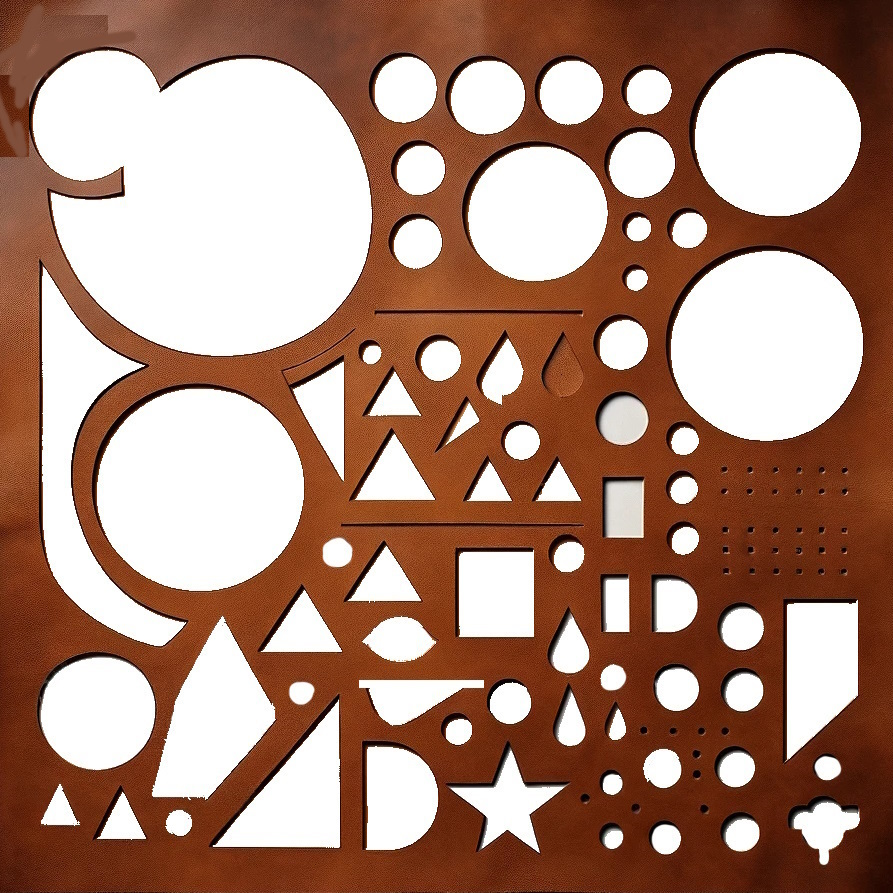
#> input picture leather_board_outline/CIRCOLOOS_leatherboard_white.jpg, 893 x 893 px
$ python -i outline_detection_fabric_irregular.py   (imports and definitions only)
#> lines starting #> are read from the running program, lines starting #| are printed output that depends on the picture; after the words box and inside, x2 and y2 are one past the last pixel; in counts of white or black regions, pixels touching at a corner belong together; long printed decimals are rounded
import cv2
import numpy as np
import random

from skimage import io, color, measure
from skimage.feature import canny
import matplotlib.pyplot as plt
import numpy as np
import matplotlib.pyplot as plt
import random
from shapely.geometry import Polygon
from shapely.geometry import LineString
from skimage.filters import threshold_otsu
from skimage.measure import find_contours, approximate_polygon
import geojson
from shapely.ops import cascaded_union


# Function to generate a random color
def random_color():
    return [random.uniform(0, 1) for _ in range(3)]

# [25 lines left out: functions calculate_average_pixel_to_m_ratio, polygon_to_geojson, not called in this run]


def outline_detection(image):
    # image = io.imread(image_path)
    # Flip the image horizontally (along the vertical axis)
    # image = np.fliplr(image)
# Convert the image to grayscale
    gray_image_non_white = color.rgb2gray(image)
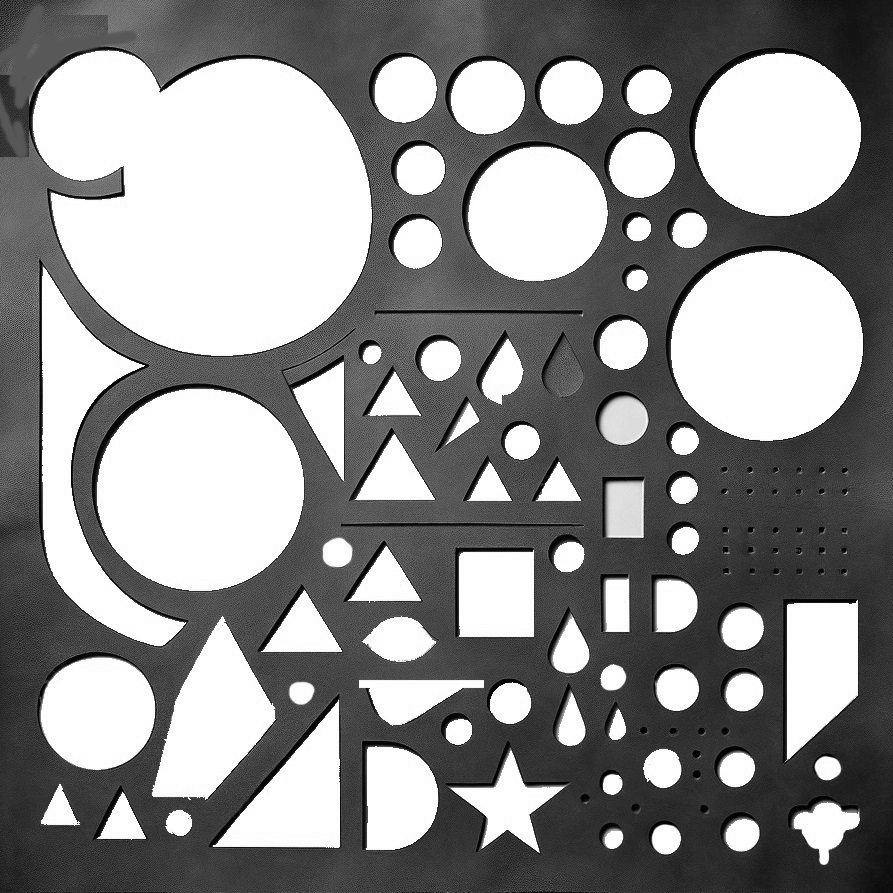
#> gray_image_non_white: shape (893, 893) float64; min 0, max 1, mean 0.556

    # Binarize the image based on thresholding
    thresh_non_white = threshold_otsu(gray_image_non_white)
#> thresh_non_white = 0.619
    print(f"thresh_non_white:{thresh_non_white}")
#| thresh_non_white:0.6191
    binary_image_non_white = gray_image_non_white < thresh_non_white  # This time we invert the threshold for white shapes
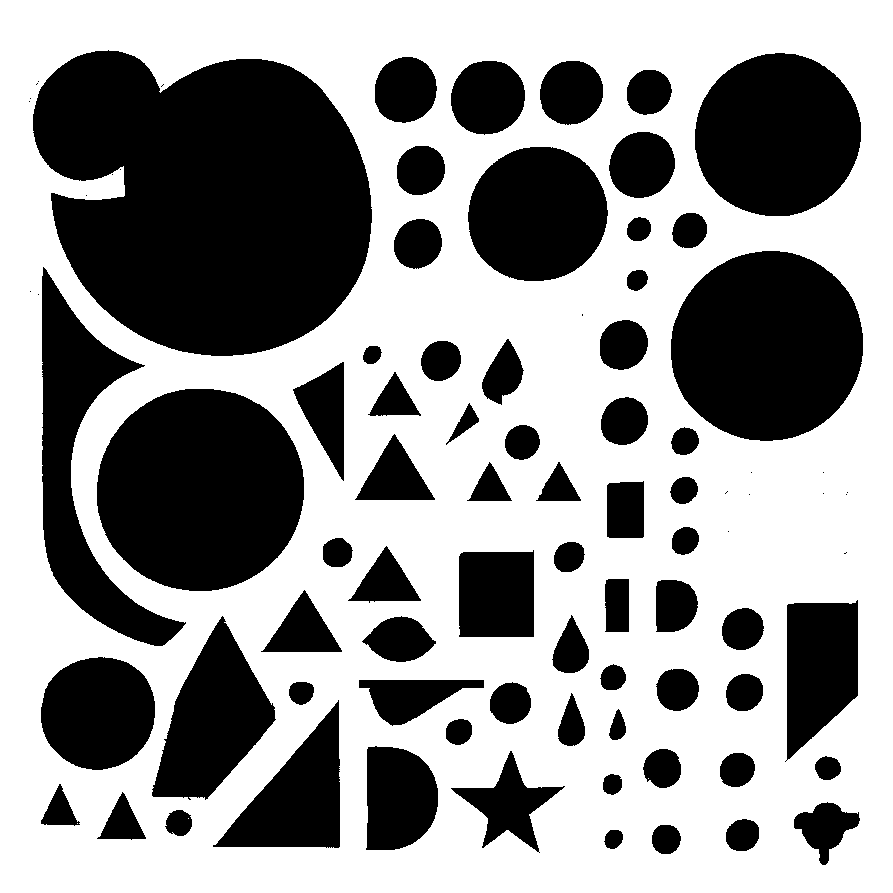
#> binary_image_non_white: shape (893, 893) bool; 59% white; 88 black regions (20 under 20 px), largest, box (x1, y1, x2, y2) and area: (33, 50, 372, 356) 79148, (97, 389, 304, 591) 33182, (671, 251, 863, 441) 28734
    # Find contours at a constant value of 0.8
    contours_non_white = find_contours(binary_image_non_white, 0.9)
#> contours_non_white = 92 point arrays, longest 1559 points
    shapes_coordinates_non_white = []
    # the polygon of the leather board to be recycled
    # go thou all shapes that have been removed - indicated by white in the original image !!!
    for contour in contours_non_white:
        # Approximate the contour to reduce the number of points
        approx = approximate_polygon(contour, tolerance=0.1)
        try:
            area=Polygon(approx).area
        except:
            print(f"problematic polygon: {approx}")
            continue
        if (area>10):
            # print(f"Polygon :{contour}, area:{area}")
            approx=Polygon(approx)
            print(f"initial polygon number of: {len(approx.exterior.coords)}")
            tolerance = 1
            simplified_polygon = approx.simplify(tolerance, preserve_topology=True)
            print(f"approx polygon number of: {len(simplified_polygon.exterior.coords)}")
            shapes_coordinates_non_white.append(np.array(approx.exterior.coords))
#> this loop made 92 passes
#> area on passes 1, 2, 3, 4, 5, 6, 12, 13, 14, 18, 19, 20: 79598.9, 21485.2, 3318.6, 4416.6, 3275.9, 1647.3, 3489.3, 1956, 14970.5, 1011.9, 485.5, 1931.5
#> (printed output is left out)
#> after the loop, shapes_coordinates_non_white = 68 point arrays, longest 560 points


    return shapes_coordinates_non_white


# [103 lines left out: functions aruco_pixel_to_m, caclulation, not called in this run]

>>> import cv2
>>> picture = cv2.cvtColor(cv2.imread('CIRCOLOOS_leatherboard_white.jpg'), cv2.COLOR_BGR2RGB)
>>> result = outline_detection(picture)
#> result = 68 point arrays, longest 560 points
